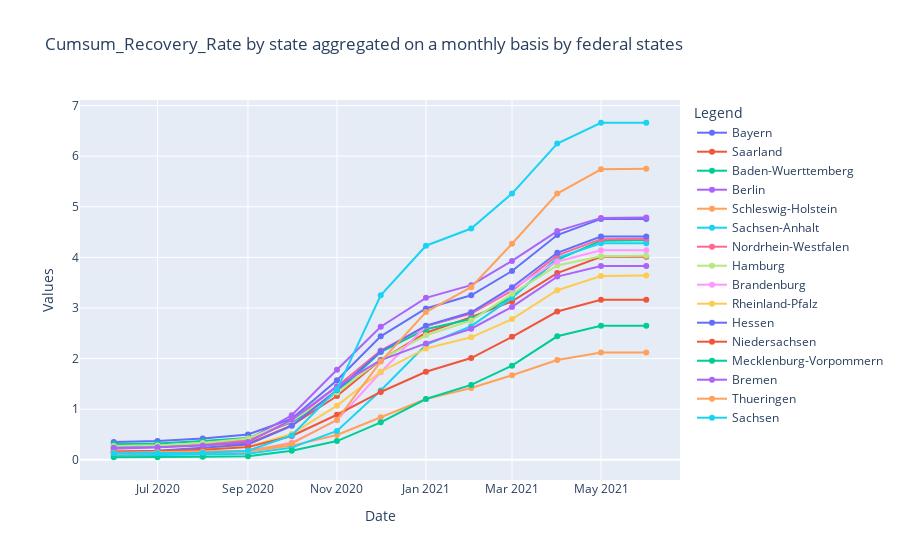

The notebook cell saved with this chart:
### Code cell
fig = go.Figure()
for el in cumsum_df["state"].value_counts().keys().to_list():
    base = cumsum_df[cumsum_df["state"]==el]
    fig.add_trace(go.Scatter(x=base[base["month"] > pd.to_datetime('2020-05-01')]["month"], 
                         y=base[base["month"] > pd.to_datetime('2020-05-01')]["recovered_cumsum_rate"],
                    mode='lines+markers', name=el, hovertemplate='%{y:.2f}%'))

fig.update_layout(
        title="Cumsum_Recovery_Rate by state aggregated on a monthly basis by federal states",
        xaxis_title="Date",
        yaxis_title="Values",
        legend_title="Legend"
    )
fig.show()
